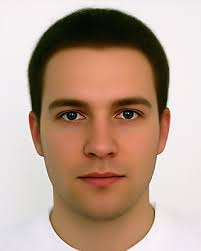
#> input picture Assignment 3/target_image.jpg, 201 x 251 px
$ jupyter execute --allow-errors 'Computer Vision 3 Part 2.ipynb'   (shell and % lines are left out)
#> lines starting #> are read from the running program, lines starting #| are printed output that depends on the picture
[cell 1]
import math
import pandas as pd
import numpy as np
import matplotlib.pyplot as plt
import matplotlib.image as mpimg
import cv2

[cell 2]
#Source Image - Collection of 3 points

x_values=[]
y_values=[]
globalx,globaly = -1,-1

# mouse callback function
# [6 lines left out: function sourceCheck3, not called in this run]


img1 = cv2.imread("./target_image.jpg", 0)
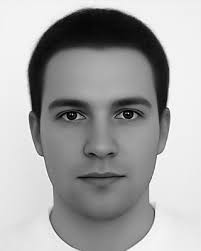
#> img1: shape (251, 201); min 0, max 255, mean 164
cv2.namedWindow('imageDisplay')
cv2.setMouseCallback('imageDisplay', sourceCheck3)

while(1):
    cv2.imshow('imageDisplay',img1)
    k = cv2.waitKey(1) & 0xFF
#> (key Esc is pressed here)
    if k == 27 or len(x_values)>2:
        break

cv2.destroyAllWindows()

[cell 3]
#Displaying the selected points

print(x_values)
print(y_values)

[cell 4]
x_target=[]
y_target=[]
globalx,globaly = -1,-1
# mouse callback function
# [6 lines left out: function targetCheck3, not called in this run]

img2 = cv2.imread("./inputface1.jpg", 0)
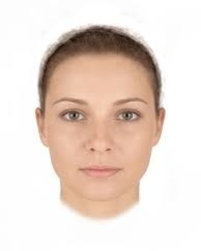
#> input picture Assignment 3/inputface1.jpg, 201 x 251 px
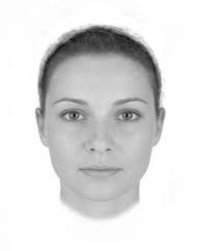
#> img2: shape (251, 201); min 9, max 255, mean 220.5
cv2.namedWindow('imageDisplay')
cv2.setMouseCallback('imageDisplay', targetCheck3)

while(1):
    cv2.imshow('imageDisplay',img2)
    k = cv2.waitKey(1) & 0xFF
#> (key Esc is pressed here)
    if k == 27 or len(x_target)>2:
        break

cv2.destroyAllWindows()

[cell 5]
#Displaying target

print(x_target)
print(y_target)

#> (a cell that did not finish here is left out)

#> (a cell that did not finish here is left out)

[cell 8]
# [17 lines left out: function ImageTransformation, not called in this run]

#> (a cell that did not finish here is left out)

#> (a cell that did not finish here is left out)

#> (a cell that did not finish here is left out)

[cell 12]
cropped = img2[50:150,0:200]
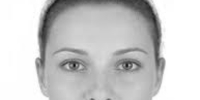
#> cropped: shape (100, 200); min 9, max 255, mean 202.7
#> (the rest of this cell did not finish here and is left out)

[cell 13]
#Generalization Part

[cell 14]
#Source Image - Collection of n points

x_values=[]
y_values=[]
globalx,globaly = -1,-1

# mouse callback function
# [6 lines left out: function sourceCheck, not called in this run]


#img1 = cv2.imread("./target_image.jpg", 0)
cv2.namedWindow('imageDisplay')
cv2.setMouseCallback('imageDisplay', sourceCheck)

while(1):
    cv2.imshow('imageDisplay',img1)
    k = cv2.waitKey(1) & 0xFF
#> (key Esc is pressed here)
    if k == 27:
        break

cv2.destroyAllWindows()

[cell 15]
#Target Image - Collection of n points

x_target=[]
y_target=[]
globalx,globaly = -1,-1
# mouse callback function
# [6 lines left out: function targetCheck, not called in this run]

#img2 = cv2.imread("./inputface1.jpg", 0)
cv2.namedWindow('imageDisplay')
cv2.setMouseCallback('imageDisplay', targetCheck)

while(1):
    cv2.imshow('imageDisplay',img2)
    k = cv2.waitKey(1) & 0xFF
#> (key Esc is pressed here)
    if k == 27:
        break

cv2.destroyAllWindows()

[cell 16]
#Calculating for a for n points

def generic():
    temp_array = []
    for i in range(len(x_target)):
        temp_array.append(x_target[i])
        temp_array.append(y_target[i])
    temp = np.array(temp_array)

    matrix = []
    for i in range(0,len(x_values)):
        matrix.append([x_values[i],y_values[i],1,0,0,0])
        matrix.append([0,0,0,x_values[i],y_values[i],1])
    matrix = np.array(matrix)
    matrix = np.linalg.pinv(matrix)
    A = np.matmul(matrix,temp_array)
    #print(A)
    return A
